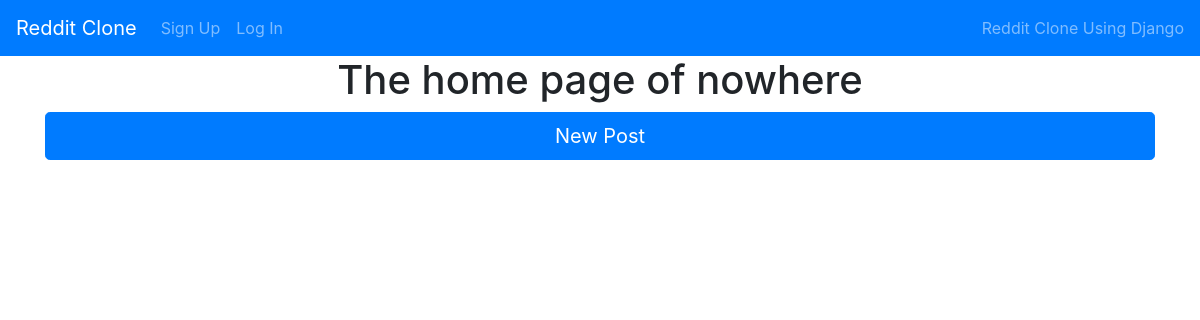
Before: / with the older database file.
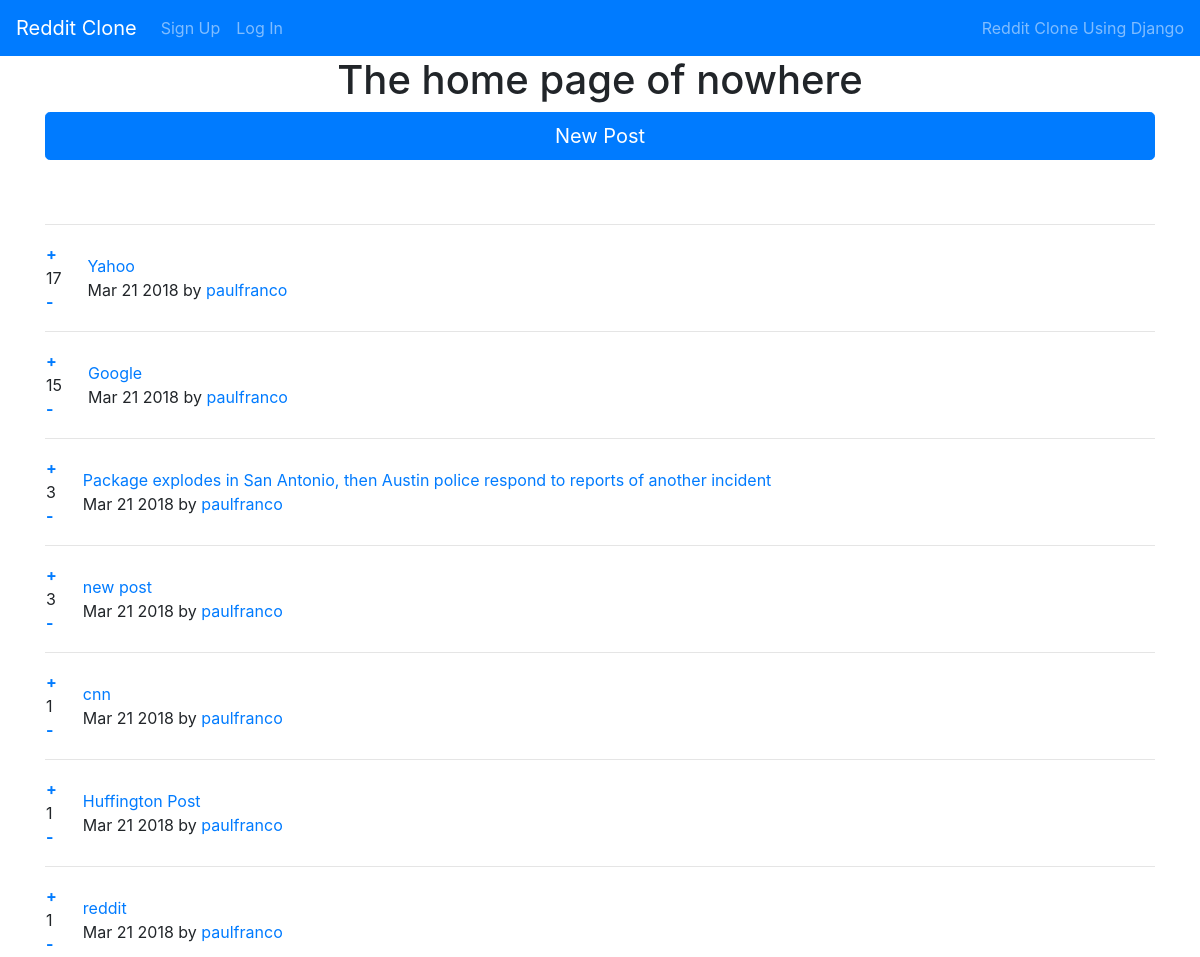
After: the same page with the newer database file.
### posts/models.py (models this page shows)
class Post(models.Model):
    title = models.CharField(max_length=200)
    url = models.TextField()
    pub_date = models.DateTimeField()
    author = models.ForeignKey(User, on_delete=models.CASCADE)
    votes_total = models.IntegerField(default=1)
    def pub_date_pretty(self):
        return self.pub_date.strftime('%b %e %Y')

### posts/views.py (the view)
# urls.py: 2. Add a URL to urlpatterns:  path('', views.home, name='home')
def home(request):
    posts = Post.objects.order_by('-votes_total')
    return render(request, 'posts/home.html', {'posts': posts})

### posts/templates/posts/home.html (shortened to what this page needs)
{% extends 'base.html' %}
  {% block content %}
    <h1 class="text-center">The home page of nowhere</h1>
    <a class="btn btn-primary btn-lg btn-block" href="{% url 'posts:create'%}">New Post</a>
    <br/>
    <br/>
    {% for post in posts.all %}
      <table>
        <tr>
          <td style="padding-right: 25px;"><a href="#" onClick="document.getElementById('upvote{{ post.id }}').submit()"><span class="glyphicon glyphicon-envelope"><strong>+</strong></span></a><br/> {{ post.votes_total }}<br/><a href="#" onClick="document.getElementById('downvote{{ post.id }}').submit()"><span class="glyphicon glyphicon-envelope"><strong>-</strong></span></a></td>
          <td><a href="{{ post.url }}"> {{ post.title }}</a><br/>{{ post.pub_date_pretty }} by <a href='{% url "posts:userposts" post.author.id %}'>{{ post.author.username }}</a></td>
        </tr>
        <hr>
      </table>
    {% endfor %}
  {% endblock %}

### templates/base.html (shortened to what this page needs)
<!doctype html>
<html lang="en">
  <head>
    <link rel="stylesheet" href="https://maxcdn.bootstrapcdn.com/bootstrap/4.0.0/css/bootstrap.min.css">
  </head>
  <body>
      <nav class="navbar navbar-expand-lg sticky-top navbar-dark bg-primary">
        <a class="navbar-brand" href="{% url 'home' %}">Reddit Clone</a>
        <div class="collapse navbar-collapse" id="navbarText">
          <ul class="navbar-nav mr-auto">
            {% if user.is_authenticated %}
              <li class="nav-item">
                <a class="nav-link" href="#" onClick="document.getElementById('logout').submit()">Logout</a>
                <form id='logout' method='post' action="{% url 'accounts:logout' %}">
                  {% csrf_token %}
                  <input type='hidden' >
                </form>
              </li>
            {% else %}
              <li class="nav-item">
                <a class="nav-link" href="{% url 'accounts:signup' %}">Sign Up</a>
              </li>
              <li class="nav-item">
                <a class="nav-link" href="{% url 'accounts:login' %}">Log In</a>
              </li>
            {% endif %}
          </ul>
          <span class="navbar-text">
            Reddit Clone Using Django
          </span>
        </div>
      </nav>
    <div class='container'>
      {% block content %}
      {% endblock %}
    </div>
  </body>
</html>

Changed rows visible on the page:
added Post: votes_total "17", title "Yahoo", pub_date_pretty "Mar 21 2018", author.username "paulfranco"
added Post: votes_total "15", title "Google", pub_date_pretty "Mar 21 2018", author.username "paulfranco"
added Post: votes_total "3", title "Package explodes in San Antonio, then Austin police respond to reports of another incident", pub_date_pretty "Mar 21 2018", author.username "paulfranco"
added Post: votes_total "3", title "new post", pub_date_pretty "Mar 21 2018", author.username "paulfranco"
added Post: votes_total "1", title "cnn", pub_date_pretty "Mar 21 2018", author.username "paulfranco"
added Post: votes_total "1", title "Huffington Post", pub_date_pretty "Mar 21 2018", author.username "paulfranco"
added Post: votes_total "1", title "reddit", pub_date_pretty "Mar 21 2018", author.username "paulfranco"
